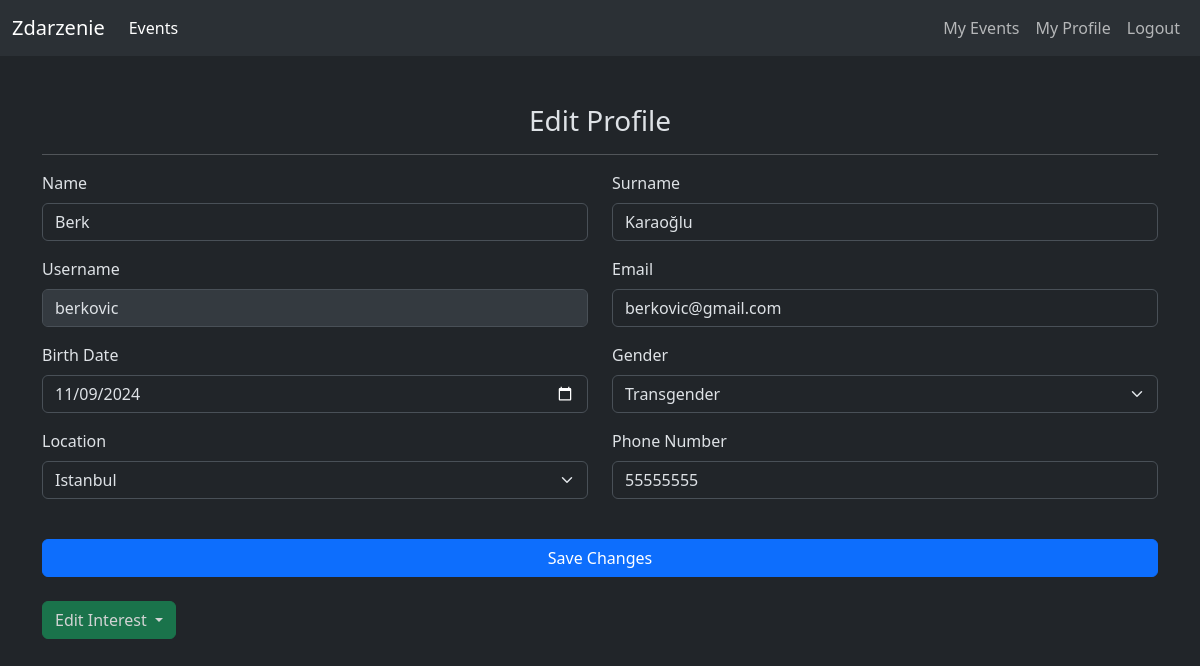
/authentication/edit_profile (signed in), run on an earlier commit of the app's database.
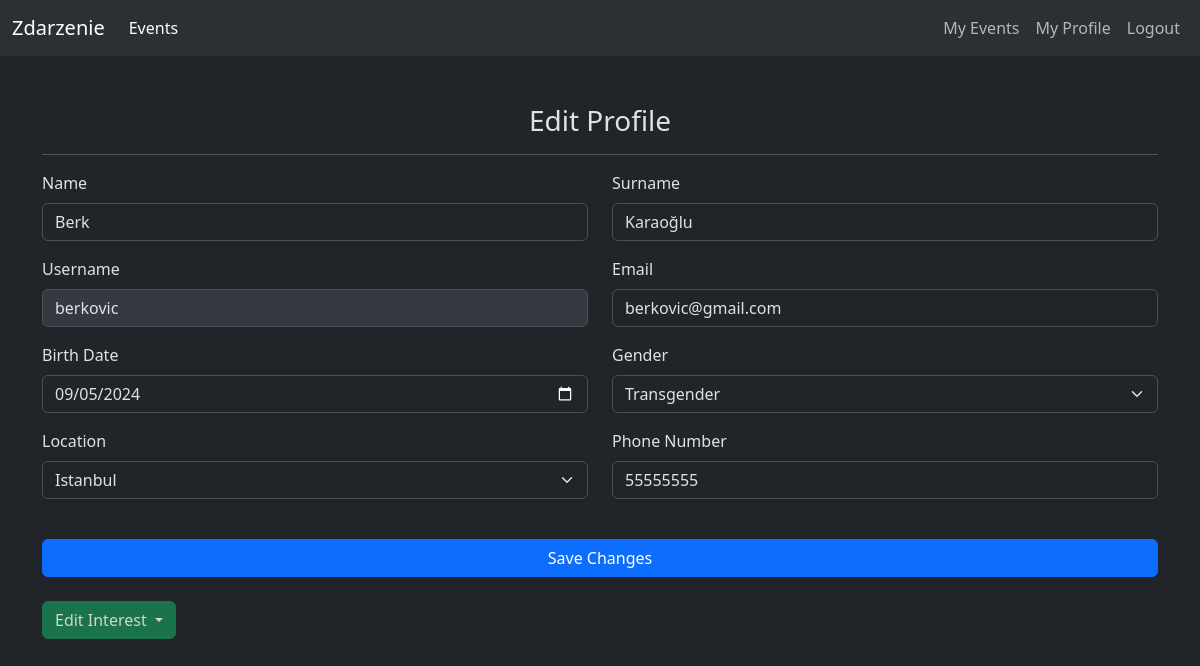
And on a later commit of the database.
### authentication/models.py (models this page shows, shortened)
class Profile(models.Model):
    user = models.OneToOneField(User,on_delete=models.CASCADE)
    birth_date = models.DateField(blank=True, null=True)
    location = models.CharField(max_length=255, blank=True, null=True)
    phone_number = models.CharField(max_length=15, blank=True, null=True)
    interests = models.TextField(blank=True, null=True)
    gender = models.CharField(max_length=15, blank=True, null=True)
    security_question = models.CharField(max_length=60, blank=True, null=True)
    security_question_answer = models.CharField(max_length=60, blank=True, null=True)
    profile_picture = models.ImageField(upload_to='profile_pictures', blank=True, null=True)

### authentication/views.py (the view, shortened to what this page needs)
# urls.py: path('edit_profile',views.edit_profile,name="edit_profile"),
@login_required
def edit_profile(request):
    profile, created = Profile.objects.get_or_create(user=request.user)
    return render(request, "events/edit_profile.html", {"profile": profile})

### templates/events/edit_profile.html (shortened to what this page needs)
{% extends "../utils/layout.html" %}
{% load static %}
{% block body %}
<h3 class="text-center">Edit Profile</h3>
<hr />
  <div class="row">
      <div class="col-md-12">
        <form method="post" class="needs-validation" novalidate>
          <div class="row">
            <div class="mb-3 col-md-6">
              <label for="name" class="form-label">Name</label>
              <input type="text" class="form-control" id="name" name="name" value="{{ profile.user.first_name }}" required autocomplete="off"/>
            </div>
            <div class="mb-3 col-md-6">
              <label for="surname" class="form-label">Surname</label>
              <input type="text" class="form-control" id="surname" name="surname" value="{{ profile.user.last_name }}" required autocomplete="off"/>
            </div>
          </div>
          <div class="row">
              <div class="mb-3 col-md-6">
                <label for="username" class="form-label">Username</label>
                <input type="text" class="form-control" id="username" name="username" value="{{user.username}}" disabled autocomplete="off"/>
              </div>
              <div class="mb-3 col-md-6">
                <label for="email" class="form-label">Email</label>
                <input type="email" class="form-control" id="email" name="email" value="{{user.email}}" required autocomplete="off"/>
              </div>
            </div>
          <div class="row">
            <div class="col-md-6">
              <div class="mb-3">
                <label for="birthdate" class="form-label">Birth Date</label>
                <input
                class="date-input form-control"
                type="date"
                id="birthdate"
                name="birthdate"
                value="{{ profile.birth_date|date:'Y-m-d'}}"
                required
                autocomplete="off"
                />
              </div>
            </div>
            <div class="col-md-6">
              <div class="mb-3">
                <label for="gender" class="form-label">Gender</label>
                <select class="form-select" id="gender" name="gender">
                    <option value="transgender" {% if profile.gender == "transgender" %}selected{% endif %}>Transgender</option>
                </select>
              </div>
            </div>
          </div>
          <div class="row">
            <div class="col-md-6">
              <div class="mb-3">
                <label for="location" class="form-label">Location</label>
                <select class="form-select" id="location" name="location">
                    <option value="istanbul" selected>Istanbul</option>
                  </select>
              </div>
            </div>
            <div class="col-md-6">
              <div class="mb-3">
                <label for="phone" class="form-label">Phone Number</label>
                <input type="text" class="form-control" id="phone" name="phone" value="{{ profile.phone_number }}" required autocomplete="off"/>
              </div>
            </div>
          </div>
          <div class="row">
            <div class="dropdown">
                <div class="text-center">
                    <button type="submit" style="width: 100%;" class="btn btn-primary mt-4 mb-4">Save Changes</button>
                </div>
                <button id="interestButton" class="btn btn-success dropdown-toggle mb-3" type="button" aria-expanded="false">
                    Edit Interest
                </button>
                <br>
            </div>
          </div>
        </form>
      </div>
    </div>
{% endblock body %}

What changed in the data, as far as the page shows it:
changed Profile "Transgender": birthdate "11/09/2024" → "09/05/2024"
